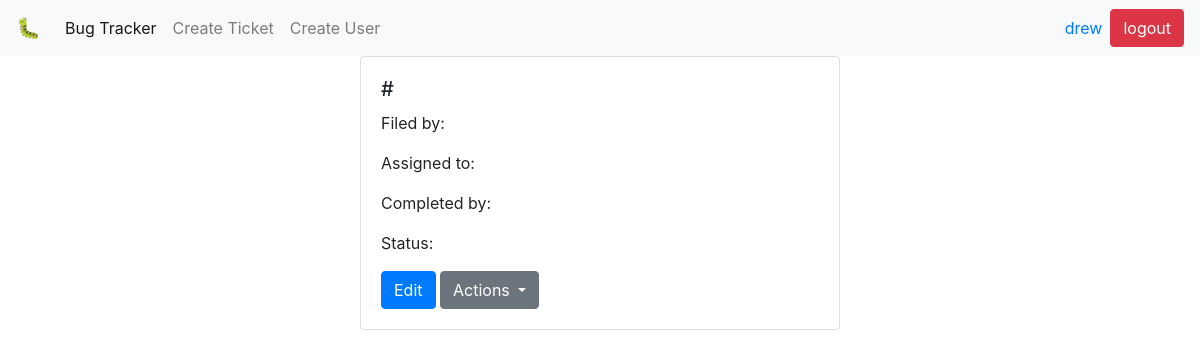
Before: /ticket/2/ (signed in) with the older database file.
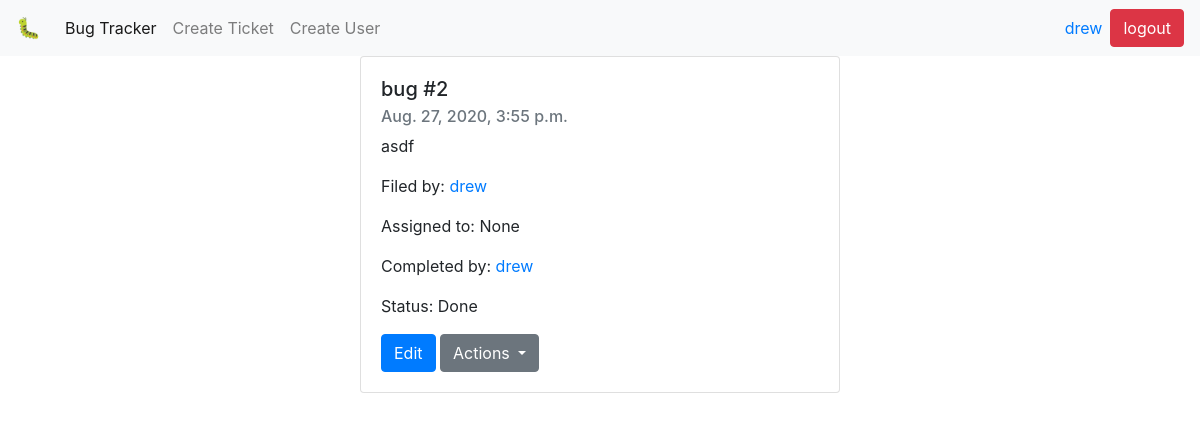
After: the same page with the newer database file.
### homepage/models.py (models this page shows)
class Ticket(models.Model):
    title = models.CharField(max_length=240)
    date = models.DateTimeField(default=timezone.now)
    description = models.TextField()
    user_filed = models.ForeignKey(
        MyUser,
        related_name='filed',
        on_delete=models.CASCADE,
    )
    user_assigned = models.ForeignKey(
        MyUser,
        related_name='assigned',
        on_delete=models.CASCADE,
        blank=True,
        null=True,
    )
    user_completed = models.ForeignKey(
        MyUser,
        related_name='completed',
        on_delete=models.CASCADE,
        blank=True,
        null=True,
    )
    NEW = 'NE'
    IN_PROGRESS = 'IP'
    DONE = 'DO'
    INVALID = 'IN'
    STATUS_CHOICES = [
        (NEW, 'New'),
        (IN_PROGRESS, 'In Progress'),
        (DONE, 'Done'),
        (INVALID, 'Invalid'),
    ]
    status = models.CharField(
        max_length=2,
        choices=STATUS_CHOICES,
        default=NEW,
    )
    def status_verbose(self):
        return dict(Ticket.STATUS_CHOICES)[self.status]

class MyUser(AbstractUser):
    display_name = models.CharField(max_length=240)
    REQUIRED_FIELDS = ['display_name']

### homepage/views.py (the view)
# urls.py: path('ticket/<int:ticket_id>/', views.ticket, name="ticket"),
@login_required
def ticket(request, ticket_id):
    ticket = Ticket.objects.filter(id=ticket_id).first()
    return render(request, "ticket.html", {"ticket": ticket})

### templates/ticket.html (shortened to what this page needs)
<!DOCTYPE html>
<html lang="en">
  <head>
    <link
      rel="stylesheet"
      href="https://stackpath.bootstrapcdn.com/bootstrap/4.5.2/css/bootstrap.min.css"
    />
  </head>
  <body>
    <nav class="navbar navbar-expand-lg navbar-light bg-light">
      <a class="navbar-brand" href="/">🐛</a>
      <div class="collapse navbar-collapse" id="navbarSupportedContent">
        <ul class="navbar-nav mr-auto">
          <li class="nav-item active">
            <a class="nav-link" href="/"
              >Bug Tracker<span class="sr-only">(current)</span></a
            >
          </li>
          <li class="nav-item">
            <a class="nav-link" href="/addticket/">Create Ticket</a>
          </li>
          <li class="nav-item">
            <a class="nav-link" href="/signup/">Create User</a>
          </li>
        </ul>
      </div>
      <a href="/user/{{ request.user.id }}" class="nav-item mr-sm-2"
        >{{ request.user.username }}</a
      >
      <a class="btn btn-danger" href="/logout/" class="nav-item my-2 my-sm-0"
        >logout</a
      >
    </nav>
    <div class="card" style="width: 30rem; margin: 0 auto">
      <div class="card-body">
        <h5 class="card-title">{{ ticket.title}} #{{ ticket.id }}</h5>
        <h6 class="card-subtitle mb-2 text-muted">{{ ticket.date }}</h6>
        <p class="card-text">{{ ticket.description }}</p>
        <p class="card-text">
          Filed by: {% if ticket.user_filed %}
          <a href="/user/{{ ticket.user_filed.id }}">{{ ticket.user_filed }}</a>
          {% else %} {{ ticket.user_filed }} {% endif %}
        </p>
        <p class="card-text">
          Assigned to: {% if ticket.user_assigned %}
          <a href="/user/{{ ticket.user_assigned.id }}"
            >{{ ticket.user_assigned }}</a
          >
          {% else %} {{ ticket.user_assigned }} {% endif %}
        </p>
        <p class="card-text">
          Completed by: {% if ticket.user_completed %}
          <a href="/user/{{ ticket.user_completed.id }}"
            >{{ ticket.user_completed }}</a
          >
          {% else %} {{ ticket.user_completed }} {% endif %}
        </p>
        <p class="card-text">Status: {{ ticket.status_verbose }}</p>
        <a href="/ticket/{{ ticket.id }}/edit/" class="btn btn-primary">Edit</a>
        <div class="btn-group" role="group">
          {% if ticket.status != "IN" %}
          <button
            id="btnGroupDrop1"
            type="button"
            class="btn btn-secondary dropdown-toggle"
            data-toggle="dropdown"
            aria-haspopup="true"
            aria-expanded="false"
          >
            Actions
          </button>
          {% endif %}
        </div>
      </div>
    </div>
  </body>
</html>

Changed rows visible on the page:
added Ticket: title "bug", id "2", date "Aug. 27, 2020, 3:55 p.m.", description "asdf", user_filed "drew", user_assigned "None", user_completed "drew", status_verbose "Done"
